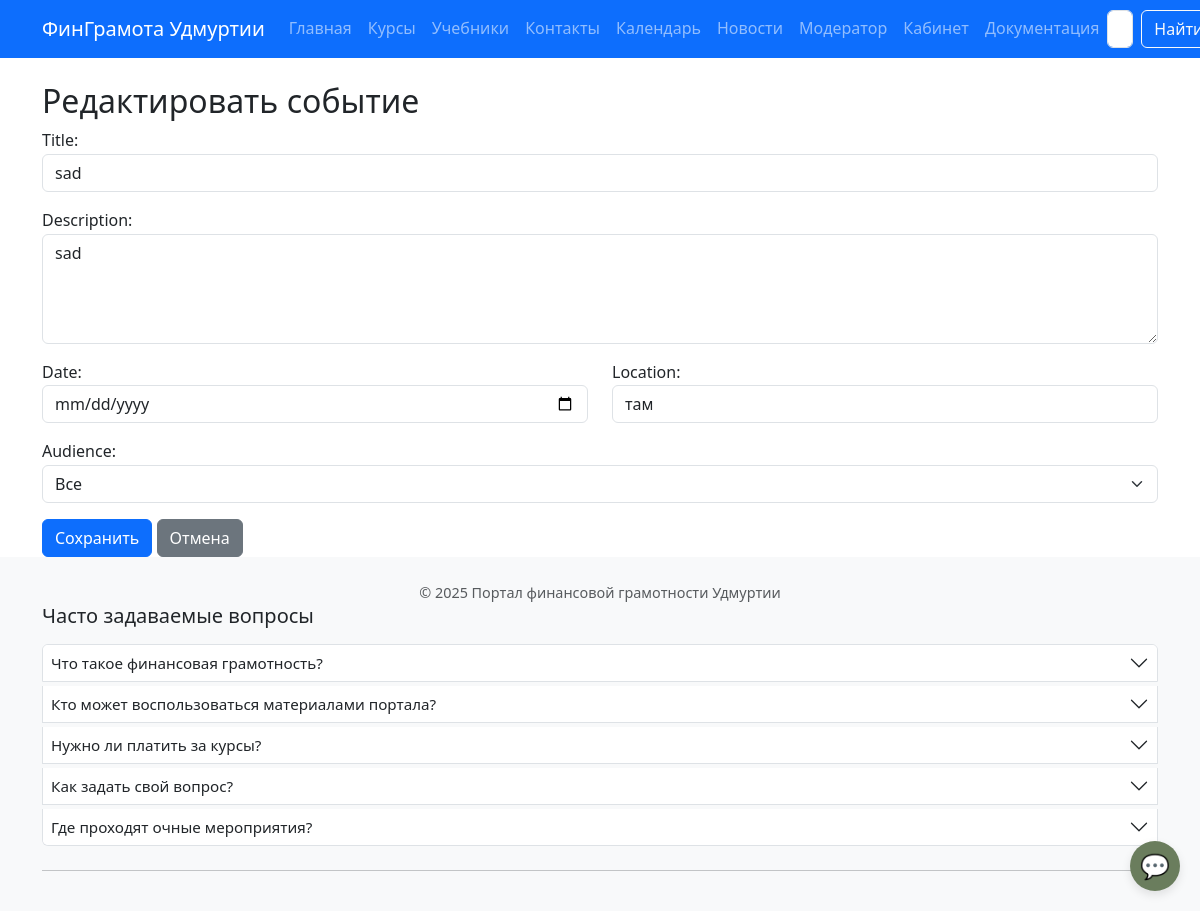
The app's page /moderator/events/13/edit/ (signed in) with its own data.
### core/models.py (models this page shows, shortened)
class Event(models.Model):
    title = models.CharField(max_length=200)
    description = models.TextField()
    date = models.DateField()
    location = models.CharField(max_length=200)
    audience = models.CharField(max_length=50, choices=AUDIENCE_CHOICES, default='все')

### core/views.py (the view)
# urls.py: path('moderator/events/<int:event_id>/edit/', views.event_edit, name='event_edit'),
@user_passes_test(is_moderator, login_url='/login/')
def event_edit(request, event_id):
    event = get_object_or_404(Event, id=event_id)
    if request.method == 'POST':
        form = EventForm(request.POST, instance=event)
        if form.is_valid():
            form.save()
            messages.success(request, "Событие успешно обновлено!")
            return redirect('core:event_moderator_list')
    else:
        form = EventForm(instance=event)
    return render(request, 'core/event_form.html', {'form': form, 'title': 'Редактировать событие'})

### core/forms.py
class EventForm(forms.ModelForm):
    class Meta:
        model = Event
        fields = ['title', 'description', 'date', 'location', 'audience']
        widgets = {
            'title': forms.TextInput(attrs={'class': 'form-control'}),
            'description': forms.Textarea(attrs={'class': 'form-control', 'rows': 4}),
            'date': forms.DateInput(attrs={'class': 'form-control', 'type': 'date'}),
            'location': forms.TextInput(attrs={'class': 'form-control'}),
            'audience': forms.Select(attrs={'class': 'form-select'}),
        }

### core/views.py (called while the page is built)
def is_moderator(user):
    return user.is_authenticated and user.is_moderator

### templates/core/event_form.html (shortened to what this page needs)
{% extends 'base.html' %}
{% block content %}
<h2>{{ title }}</h2>
<form method="post">
  <div class="mb-3">
    {{ form.title.label_tag }}
    {{ form.title }}
  </div>
  <div class="mb-3">
    {{ form.description.label_tag }}
    {{ form.description }}
  </div>
  <div class="row">
    <div class="col-md-6 mb-3">
      {{ form.date.label_tag }}
      {{ form.date }}
    </div>
    <div class="col-md-6 mb-3">
      {{ form.location.label_tag }}
      {{ form.location }}
    </div>
  </div>
  <div class="mb-3">
    {{ form.audience.label_tag }}
    {{ form.audience }}
  </div>
  <button type="submit" class="btn btn-primary">Сохранить</button>
  <a href="{% url 'core:event_moderator_list' %}" class="btn btn-secondary">Отмена</a>
</form>
{% endblock %}

### static/css/style.css (style rules this page uses)
body { font-size: 1rem; line-height: 1.6; }

### templates/base.html (style rules this page uses)
body { display: flex; flex-direction: column; min-height: 100vh; font-size: 1rem; line-height: 1.6; }
body { padding-bottom: 70px; }
@media (min-width: 577px) { body { padding-bottom: 0; } }

### records on screen
Event: title "sad", description "sad", location "там", audience "Все"

### other values on screen
{{ title }} "Редактировать событие"
{{ item.question }} "Что такое финансовая грамотность?" "Кто может воспользоваться материалами портала?" "Нужно ли платить за курсы?" "Как задать свой вопрос?" "Где проходят очные мероприятия?"
